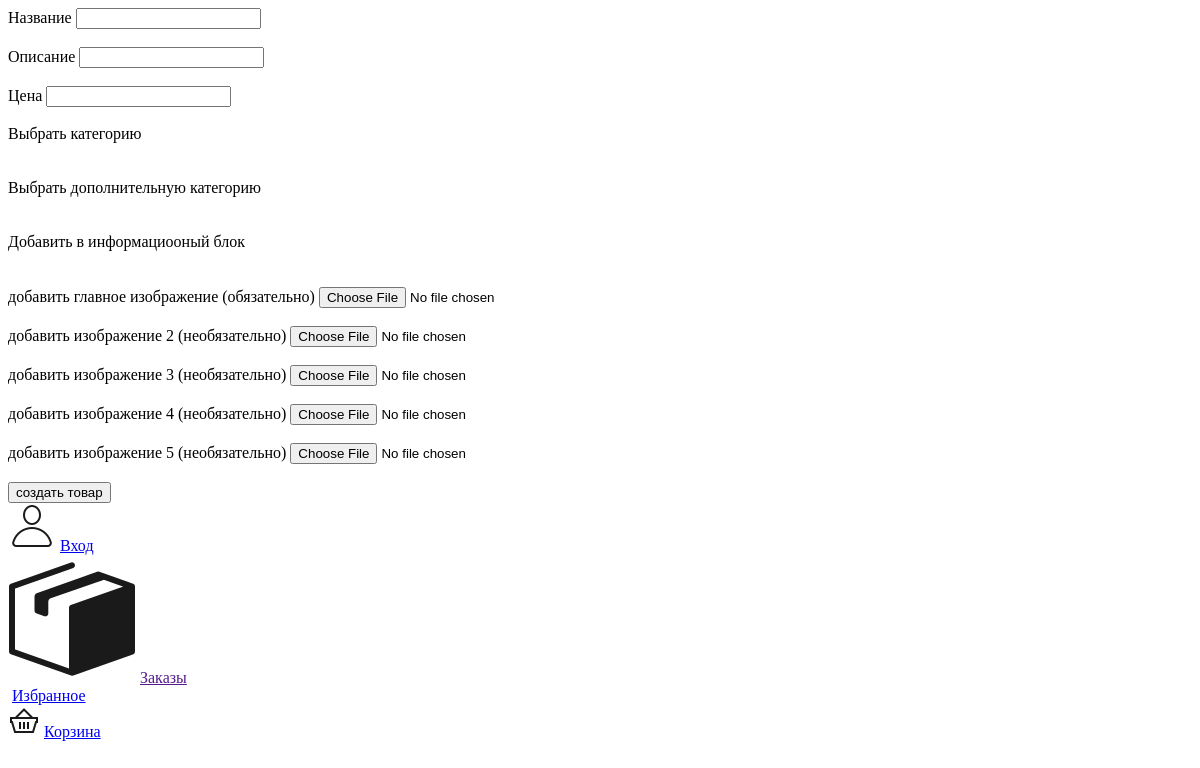
/pages/create_product.php, run on an earlier commit of the app's database.
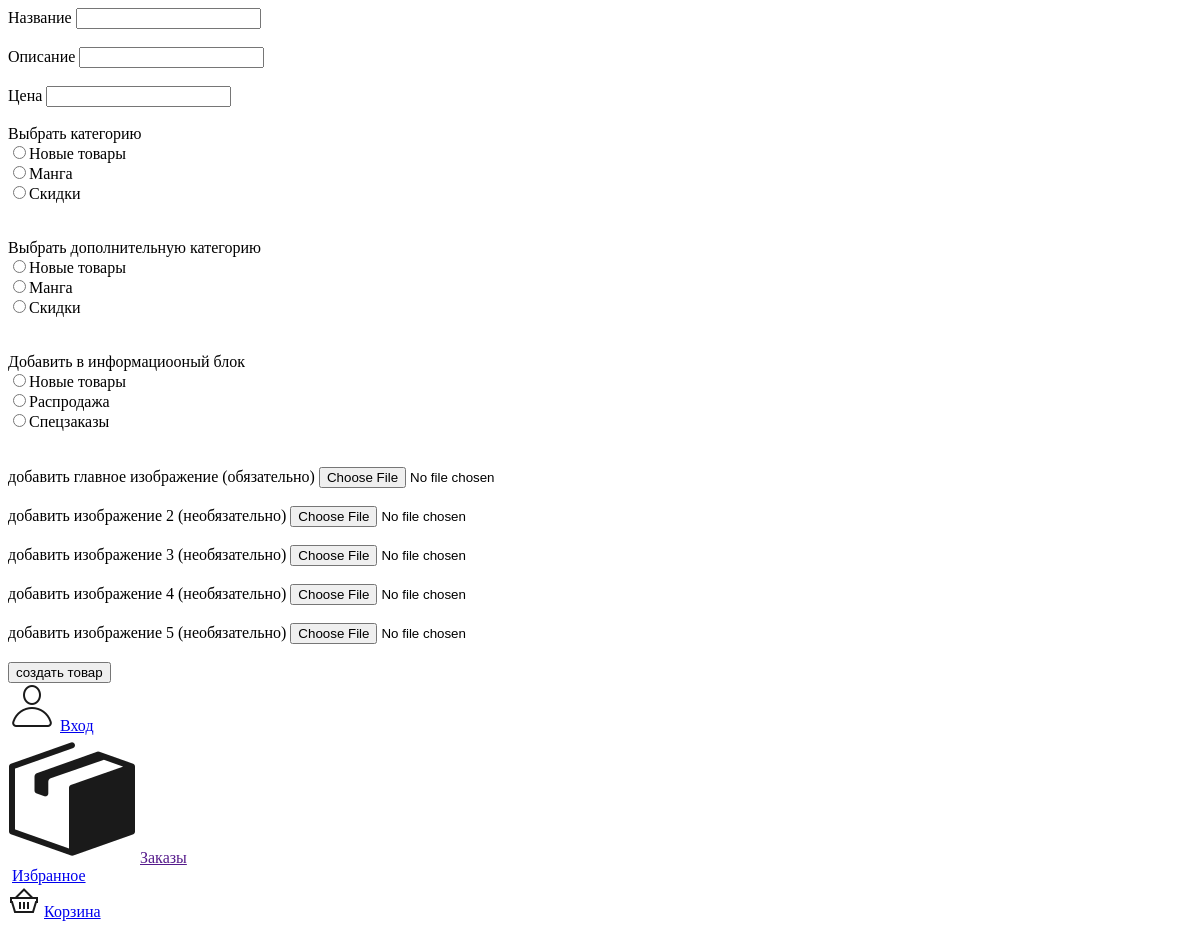
And on a later commit of the database.
### tables this page shows
CREATE TABLE `category` (
  `id` int(11) NOT NULL,
  `categoryName` varchar(250) NOT NULL,
  `categoryBDName` varchar(250) NOT NULL
);

CREATE TABLE `infoblock` (
  `id` int(11) NOT NULL,
  `infoBlockName` varchar(250) NOT NULL,
  `infoBlockDBName` varchar(250) NOT NULL
);

### pages/create_product.php (the view, shortened to what this page needs)
<?php
    $conn = DB::getConnection();
    $query = $conn->query('select * from category');
    $allCategory = $query->fetchAll();
    $query = $conn->query('select * from infoblock');
    $allInfoblock = $query->fetchAll();
?>
<!DOCTYPE html>
<html lang="en">
<head>
</head>
<body>
<form enctype="multipart/form-data" action="../core/Controllers/PostController.php?action=createProduct" method="POST">
    <label for="title">Название</label>
    <input name="title" class="title" required="" maxlength="20"/>
    <br>
    <br>
    <label for="descr">Описание</label>
    <input name="descr" class="descr" required="">
    <br>
    <br>
    <label for="price">Цена</label>
    <input name="price" class="price" required="">
    <br>
    <br>
    <label for="category">Выбрать категорию</label><br>
    <?php foreach($allCategory as $key): ?>
        <input name="category" type="radio" value="<?=$key['categoryBDName']?>"><?=$key['categoryName']?><br>
    <?php endforeach; ?>
    <br>
    <br>
    <label for="categorytwo">Выбрать дополнительную категорию</label><br>
        <?php foreach($allCategory as $key): ?>
        <input name="category" type="radio" value="<?=$key['categoryBDName']?>"><?=$key['categoryName']?><br>
    <?php endforeach; ?>
    <br>
    <br>
    <label for="info_block">Добавить в информациооный блок</label><br>
        <?php foreach($allInfoblock as $key): ?>
        <input name="info_block" type="radio" value="<?=$key['infoBlockDBName']?>"><?=$key['infoBlockName']?><br>
    <?php endforeach; ?>
    <br>
    <br>
    <label for="files">добавить главное изображение (обязательно)</label>
    <input name="files" type="file" required />
    <br><br>
    <label for="files_2">добавить изображение 2 (необязательно)</label>
    <input name="files_2" type="file" />
    <br><br>
    <label for="files_3">добавить изображение 3 (необязательно)</label>
    <input name="files_3" type="file" />
    <br><br>
    <label for="files_4">добавить изображение 4 (необязательно)</label>
    <input name="files_4" type="file" />
    <br><br>
    <label for="files_5">добавить изображение 5 (необязательно)</label>
    <input name="files_5" type="file" />
    <br><br>
    <input type="submit" value="создать товар" />
</form>
<footer>
    <div class="footer">
        <div class="nav_item">
            <a href="../login.php"><img src="../image/Image_system/icons8-человек-48.png" alt=""></a>
            <?php if(isset($_SESSION['login'])): ?>
                <a href="../core/Controllers/UserController.php?action=logout">Выход</a>
            <?php else: ?>
                <a href="./login.php">Вход</a>
            <?php endif; ?>
        </div>
        <div class="nav_item">
            <a href=""><img src="../image/Image_system/icons8-коробка-128 (1).png" alt=""></a>
            <a href="">Заказы</a>
        </div>
        <div class="nav_item">
            <a href="./favourites.php">Избранное</a>
        </div>
        <div class="nav_item">
            <a href="./basket.php"><img src="../image/Image_system/icons8-корзины-32.png" alt=""></a>
            <a href="./basket.php">Корзина</a>
        </div>
    </div>
</footer>
</body>
</html>

What changed in the data, as far as the page shows it:
added category: categoryName "Новые товары"
added category: categoryName "Манга"
added category: categoryName "Скидки"
added infoblock: infoBlockName "Новые товары"
added infoblock: infoBlockName "Распродажа"
added infoblock: infoBlockName "Спецзаказы"
